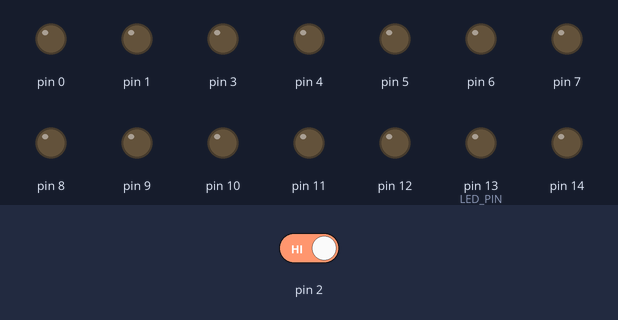
The sketch below on a simulated Arduino Uno, built with avr-gcc and run on an emulated ATmega328P. Parts: output pins drawn as LEDs (lit = HIGH). Inputs (shaded band) come from the test bench; at power-on: pin 2 HIGH. Sleep ends after the set time or at an interrupt.

Above: at 6.4 s.
6.5 s: pin 2 driven LOW
At 7.9 s:
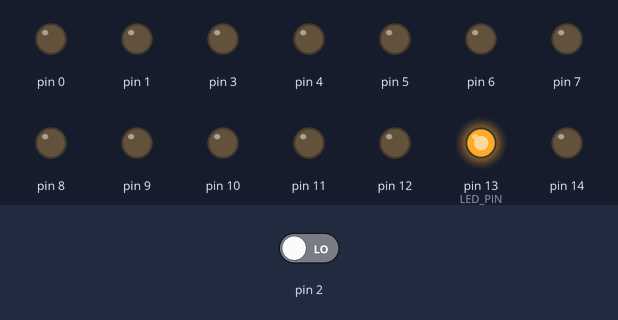
Timing chart, 0 to 13.0 s (numbered marks = the images above; inputs shaded):
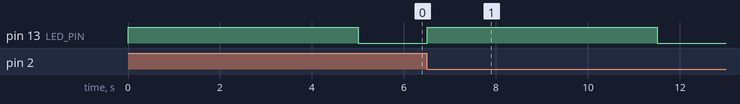

Measured:
- after the input at 6.5 s, pin 13 (LED_PIN): LOW → HIGH at once, → LOW 5.0 s later

The sketch:

allDisabled.ino
```cpp
#define LED_PIN 13

void setup() {
  outputSave();

  enableSleep();

  attachInterrupt(0, digitalInterrupt, FALLING); //interrupt for waking up
}

void loop() {

  digitalWrite(LED_PIN, HIGH);
  delay(5000);
  digitalWrite(LED_PIN, LOW);

  sleepCPU();

}


void outputSave(){
  //Save Power by writing all Digital IO LOW - note that pins just need to be tied one way or another, do not damage devices!
  for (int i = 0; i < 20; i++) {
    if(i!=2)
      pinMode(i, OUTPUT);
  }
}


void enableSleep(){
  //ENABLE SLEEP - this enables the sleep mode
  SMCR |= (1 << 2); //power down mode
  SMCR |= 1;//enable sleep
}

void sleepCPU(){
  //BOD DISABLE - this must be called right before the __asm__ sleep instruction
  MCUCR |= (3 << 5); //set both BODS and BODSE at the same time
  MCUCR = (MCUCR & ~(1 << 5)) | (1 << 6); //then set the BODS bit and clear the BODSE bit at the same time
  __asm__  __volatile__("sleep");//in line assembler to go to sleep
}


void digitalInterrupt(){
  //needed for the digital input interrupt
}
```
